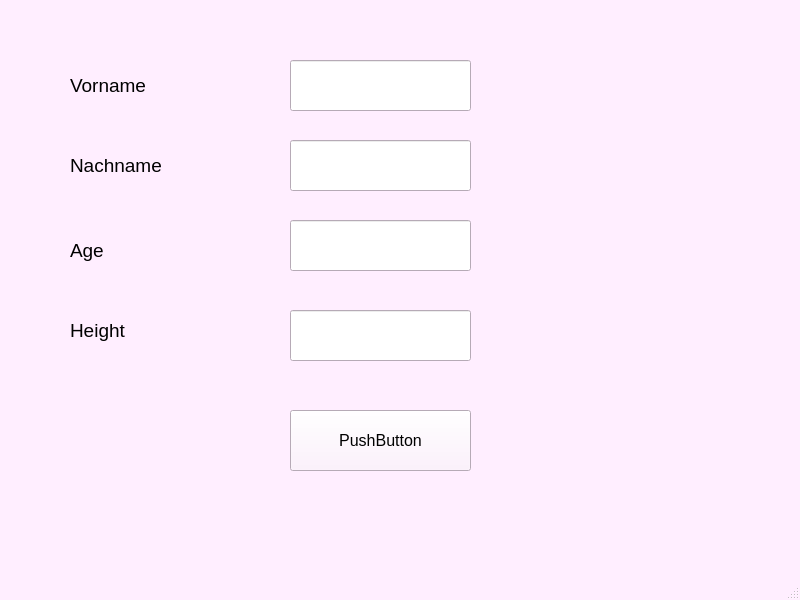
<?xml version="1.0" encoding="UTF-8"?>
<ui version="4.0">
 <class>MainWindow</class>
 <widget class="QMainWindow" name="MainWindow">
  <property name="geometry">
   <rect>
    <x>0</x>
    <y>0</y>
    <width>800</width>
    <height>600</height>
   </rect>
  </property>
  <property name="palette">
   <palette>
    <active>
     <colorrole role="WindowText">
      <brush brushstyle="SolidPattern">
       <color alpha="255">
        <red>0</red>
        <green>0</green>
        <blue>0</blue>
       </color>
      </brush>
     </colorrole>
     <colorrole role="Button">
      <brush brushstyle="SolidPattern">
       <color alpha="255">
        <red>255</red>
        <green>238</green>
        <blue>255</blue>
       </color>
      </brush>
     </colorrole>
     <colorrole role="Light">
      <brush brushstyle="SolidPattern">
       <color alpha="255">
        <red>255</red>
        <green>255</green>
        <blue>255</blue>
       </color>
      </brush>
     </colorrole>
     <colorrole role="Midlight">
      <brush brushstyle="SolidPattern">
       <color alpha="255">
        <red>255</red>
        <green>246</green>
        <blue>255</blue>
       </color>
      </brush>
     </colorrole>
     <colorrole role="Dark">
      <brush brushstyle="SolidPattern">
       <color alpha="255">
        <red>127</red>
        <green>119</green>
        <blue>127</blue>
       </color>
      </brush>
     </colorrole>
     <colorrole role="Mid">
      <brush brushstyle="SolidPattern">
       <color alpha="255">
        <red>170</red>
        <green>159</green>
        <blue>170</blue>
       </color>
      </brush>
     </colorrole>
     <colorrole role="Text">
      <brush brushstyle="SolidPattern">
       <color alpha="255">
        <red>0</red>
        <green>0</green>
        <blue>0</blue>
       </color>
      </brush>
     </colorrole>
     <colorrole role="BrightText">
      <brush brushstyle="SolidPattern">
       <color alpha="255">
        <red>255</red>
        <green>255</green>
        <blue>255</blue>
       </color>
      </brush>
     </colorrole>
     <colorrole role="ButtonText">
      <brush brushstyle="SolidPattern">
       <color alpha="255">
        <red>0</red>
        <green>0</green>
        <blue>0</blue>
       </color>
      </brush>
     </colorrole>
     <colorrole role="Base">
      <brush brushstyle="SolidPattern">
       <color alpha="255">
        <red>255</red>
        <green>255</green>
        <blue>255</blue>
       </color>
      </brush>
     </colorrole>
     <colorrole role="Window">
      <brush brushstyle="SolidPattern">
       <color alpha="255">
        <red>255</red>
        <green>238</green>
        <blue>255</blue>
       </color>
      </brush>
     </colorrole>
     <colorrole role="Shadow">
      <brush brushstyle="SolidPattern">
       <color alpha="255">
        <red>0</red>
        <green>0</green>
        <blue>0</blue>
       </color>
      </brush>
     </colorrole>
     <colorrole role="AlternateBase">
      <brush brushstyle="SolidPattern">
       <color alpha="255">
        <red>255</red>
        <green>246</green>
        <blue>255</blue>
       </color>
      </brush>
     </colorrole>
     <colorrole role="ToolTipBase">
      <brush brushstyle="SolidPattern">
       <color alpha="255">
        <red>255</red>
        <green>255</green>
        <blue>220</blue>
       </color>
      </brush>
     </colorrole>
     <colorrole role="ToolTipText">
      <brush brushstyle="SolidPattern">
       <color alpha="255">
        <red>0</red>
        <green>0</green>
        <blue>0</blue>
       </color>
      </brush>
     </colorrole>
    </active>
    <inactive>
     <colorrole role="WindowText">
      <brush brushstyle="SolidPattern">
       <color alpha="255">
        <red>0</red>
        <green>0</green>
        <blue>0</blue>
       </color>
      </brush>
     </colorrole>
     <colorrole role="Button">
      <brush brushstyle="SolidPattern">
       <color alpha="255">
        <red>255</red>
        <green>238</green>
        <blue>255</blue>
       </color>
      </brush>
     </colorrole>
     <colorrole role="Light">
      <brush brushstyle="SolidPattern">
       <color alpha="255">
        <red>255</red>
        <green>255</green>
        <blue>255</blue>
       </color>
      </brush>
     </colorrole>
     <colorrole role="Midlight">
      <brush brushstyle="SolidPattern">
       <color alpha="255">
        <red>255</red>
        <green>246</green>
        <blue>255</blue>
       </color>
      </brush>
     </colorrole>
     <colorrole role="Dark">
      <brush brushstyle="SolidPattern">
       <color alpha="255">
        <red>127</red>
        <green>119</green>
        <blue>127</blue>
       </color>
      </brush>
     </colorrole>
     <colorrole role="Mid">
      <brush brushstyle="SolidPattern">
       <color alpha="255">
        <red>170</red>
        <green>159</green>
        <blue>170</blue>
       </color>
      </brush>
     </colorrole>
     <colorrole role="Text">
      <brush brushstyle="SolidPattern">
       <color alpha="255">
        <red>0</red>
        <green>0</green>
        <blue>0</blue>
       </color>
      </brush>
     </colorrole>
     <colorrole role="BrightText">
      <brush brushstyle="SolidPattern">
       <color alpha="255">
        <red>255</red>
        <green>255</green>
        <blue>255</blue>
       </color>
      </brush>
     </colorrole>
     <colorrole role="ButtonText">
      <brush brushstyle="SolidPattern">
       <color alpha="255">
        <red>0</red>
        <green>0</green>
        <blue>0</blue>
       </color>
      </brush>
     </colorrole>
     <colorrole role="Base">
      <brush brushstyle="SolidPattern">
       <color alpha="255">
        <red>255</red>
        <green>255</green>
        <blue>255</blue>
       </color>
      </brush>
     </colorrole>
     <colorrole role="Window">
      <brush brushstyle="SolidPattern">
       <color alpha="255">
        <red>255</red>
        <green>238</green>
        <blue>255</blue>
       </color>
      </brush>
     </colorrole>
     <colorrole role="Shadow">
      <brush brushstyle="SolidPattern">
       <color alpha="255">
        <red>0</red>
        <green>0</green>
        <blue>0</blue>
       </color>
      </brush>
     </colorrole>
     <colorrole role="AlternateBase">
      <brush brushstyle="SolidPattern">
       <color alpha="255">
        <red>255</red>
        <green>246</green>
        <blue>255</blue>
       </color>
      </brush>
     </colorrole>
     <colorrole role="ToolTipBase">
      <brush brushstyle="SolidPattern">
       <color alpha="255">
        <red>255</red>
        <green>255</green>
        <blue>220</blue>
       </color>
      </brush>
     </colorrole>
     <colorrole role="ToolTipText">
      <brush brushstyle="SolidPattern">
       <color alpha="255">
        <red>0</red>
        <green>0</green>
        <blue>0</blue>
       </color>
      </brush>
     </colorrole>
    </inactive>
    <disabled>
     <colorrole role="WindowText">
      <brush brushstyle="SolidPattern">
       <color alpha="255">
        <red>127</red>
        <green>119</green>
        <blue>127</blue>
       </color>
      </brush>
     </colorrole>
     <colorrole role="Button">
      <brush brushstyle="SolidPattern">
       <color alpha="255">
        <red>255</red>
        <green>238</green>
        <blue>255</blue>
       </color>
      </brush>
     </colorrole>
     <colorrole role="Light">
      <brush brushstyle="SolidPattern">
       <color alpha="255">
        <red>255</red>
        <green>255</green>
        <blue>255</blue>
       </color>
      </brush>
     </colorrole>
     <colorrole role="Midlight">
      <brush brushstyle="SolidPattern">
       <color alpha="255">
        <red>255</red>
        <green>246</green>
        <blue>255</blue>
       </color>
      </brush>
     </colorrole>
     <colorrole role="Dark">
      <brush brushstyle="SolidPattern">
       <color alpha="255">
        <red>127</red>
        <green>119</green>
        <blue>127</blue>
       </color>
      </brush>
     </colorrole>
     <colorrole role="Mid">
      <brush brushstyle="SolidPattern">
       <color alpha="255">
        <red>170</red>
        <green>159</green>
        <blue>170</blue>
       </color>
      </brush>
     </colorrole>
     <colorrole role="Text">
      <brush brushstyle="SolidPattern">
       <color alpha="255">
        <red>127</red>
        <green>119</green>
        <blue>127</blue>
       </color>
      </brush>
     </colorrole>
     <colorrole role="BrightText">
      <brush brushstyle="SolidPattern">
       <color alpha="255">
        <red>255</red>
        <green>255</green>
        <blue>255</blue>
       </color>
      </brush>
     </colorrole>
     <colorrole role="ButtonText">
      <brush brushstyle="SolidPattern">
       <color alpha="255">
        <red>127</red>
        <green>119</green>
        <blue>127</blue>
       </color>
      </brush>
     </colorrole>
     <colorrole role="Base">
      <brush brushstyle="SolidPattern">
       <color alpha="255">
        <red>255</red>
        <green>238</green>
        <blue>255</blue>
       </color>
      </brush>
     </colorrole>
     <colorrole role="Window">
      <brush brushstyle="SolidPattern">
       <color alpha="255">
        <red>255</red>
        <green>238</green>
        <blue>255</blue>
       </color>
      </brush>
     </colorrole>
     <colorrole role="Shadow">
      <brush brushstyle="SolidPattern">
       <color alpha="255">
        <red>0</red>
        <green>0</green>
        <blue>0</blue>
       </color>
      </brush>
     </colorrole>
     <colorrole role="AlternateBase">
      <brush brushstyle="SolidPattern">
       <color alpha="255">
        <red>255</red>
        <green>238</green>
        <blue>255</blue>
       </color>
      </brush>
     </colorrole>
     <colorrole role="ToolTipBase">
      <brush brushstyle="SolidPattern">
       <color alpha="255">
        <red>255</red>
        <green>255</green>
        <blue>220</blue>
       </color>
      </brush>
     </colorrole>
     <colorrole role="ToolTipText">
      <brush brushstyle="SolidPattern">
       <color alpha="255">
        <red>0</red>
        <green>0</green>
        <blue>0</blue>
       </color>
      </brush>
     </colorrole>
    </disabled>
   </palette>
  </property>
  <property name="windowTitle">
   <string>MainWindow</string>
  </property>
  <widget class="QWidget" name="centralwidget">
   <widget class="QLineEdit" name="lineEdit">
    <property name="geometry">
     <rect>
      <x>290</x>
      <y>60</y>
      <width>181</width>
      <height>51</height>
     </rect>
    </property>
   </widget>
   <widget class="QLineEdit" name="lineEdit_2">
    <property name="geometry">
     <rect>
      <x>290</x>
      <y>140</y>
      <width>181</width>
      <height>51</height>
     </rect>
    </property>
   </widget>
   <widget class="QLineEdit" name="lineEdit_3">
    <property name="geometry">
     <rect>
      <x>290</x>
      <y>220</y>
      <width>181</width>
      <height>51</height>
     </rect>
    </property>
   </widget>
   <widget class="QLabel" name="label">
    <property name="geometry">
     <rect>
      <x>70</x>
      <y>60</y>
      <width>181</width>
      <height>51</height>
     </rect>
    </property>
    <property name="font">
     <font>
      <family>Arial</family>
      <pointsize>14</pointsize>
     </font>
    </property>
    <property name="text">
     <string>Vorname</string>
    </property>
   </widget>
   <widget class="QLabel" name="label_2">
    <property name="geometry">
     <rect>
      <x>70</x>
      <y>140</y>
      <width>181</width>
      <height>51</height>
     </rect>
    </property>
    <property name="font">
     <font>
      <family>Arial</family>
      <pointsize>14</pointsize>
     </font>
    </property>
    <property name="text">
     <string>Nachname</string>
    </property>
   </widget>
   <widget class="QLabel" name="label_3">
    <property name="geometry">
     <rect>
      <x>70</x>
      <y>230</y>
      <width>151</width>
      <height>41</height>
     </rect>
    </property>
    <property name="font">
     <font>
      <family>Arial</family>
      <pointsize>14</pointsize>
     </font>
    </property>
    <property name="text">
     <string>Age</string>
    </property>
   </widget>
   <widget class="QPushButton" name="pushButton">
    <property name="geometry">
     <rect>
      <x>290</x>
      <y>410</y>
      <width>181</width>
      <height>61</height>
     </rect>
    </property>
    <property name="font">
     <font>
      <family>Arial</family>
      <pointsize>12</pointsize>
     </font>
    </property>
    <property name="text">
     <string>PushButton</string>
    </property>
   </widget>
   <widget class="QLabel" name="label_4">
    <property name="geometry">
     <rect>
      <x>70</x>
      <y>310</y>
      <width>151</width>
      <height>41</height>
     </rect>
    </property>
    <property name="font">
     <font>
      <family>Arial</family>
      <pointsize>14</pointsize>
     </font>
    </property>
    <property name="text">
     <string>Height</string>
    </property>
   </widget>
   <widget class="QLineEdit" name="lineEdit_4">
    <property name="geometry">
     <rect>
      <x>290</x>
      <y>310</y>
      <width>181</width>
      <height>51</height>
     </rect>
    </property>
   </widget>
  </widget>
  <widget class="QMenuBar" name="menubar">
   <property name="geometry">
    <rect>
     <x>0</x>
     <y>0</y>
     <width>800</width>
     <height>22</height>
    </rect>
   </property>
  </widget>
  <widget class="QStatusBar" name="statusbar"/>
 </widget>
 <resources/>
 <connections/>
</ui>
